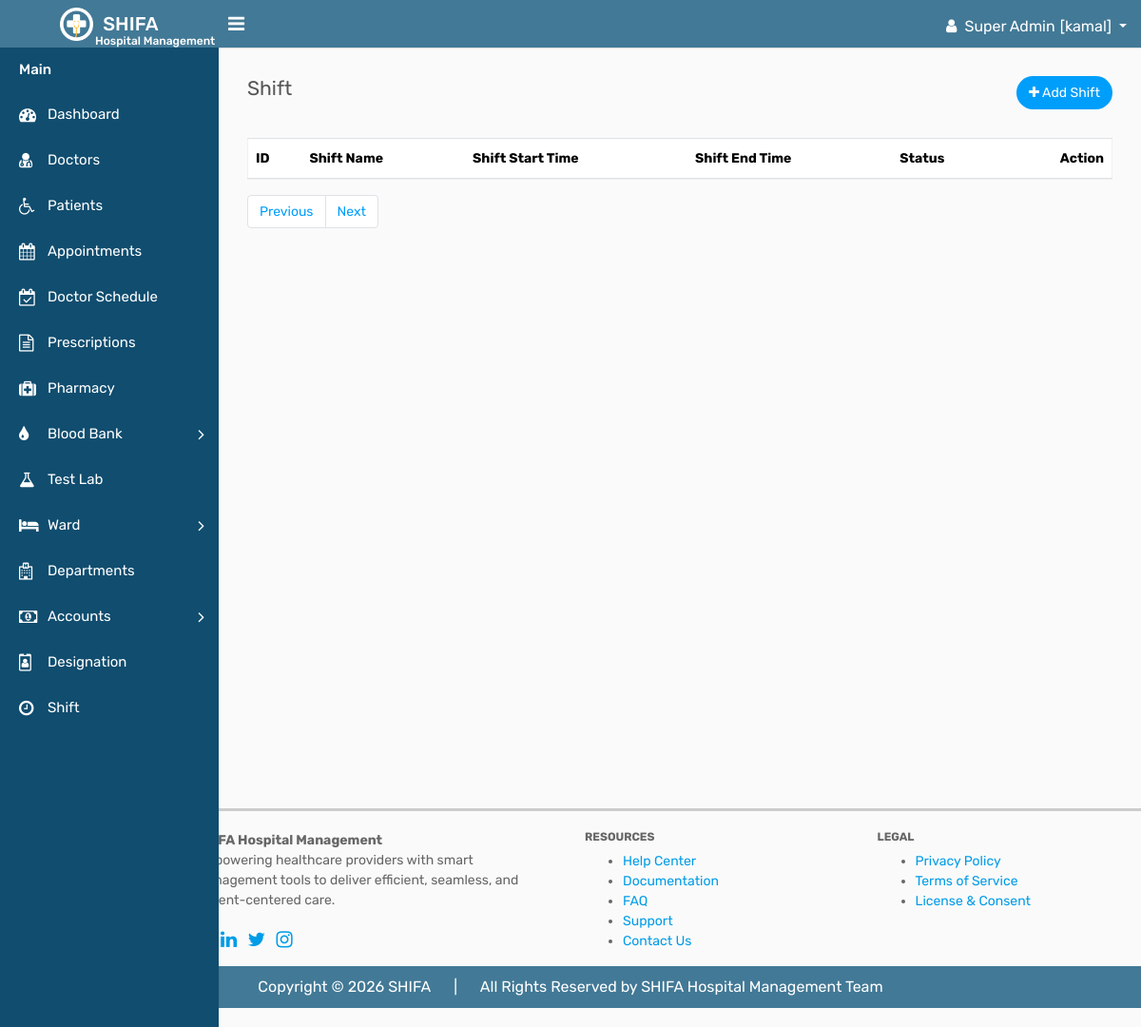
Before: /shift/shift.php (signed in) with the older database file.
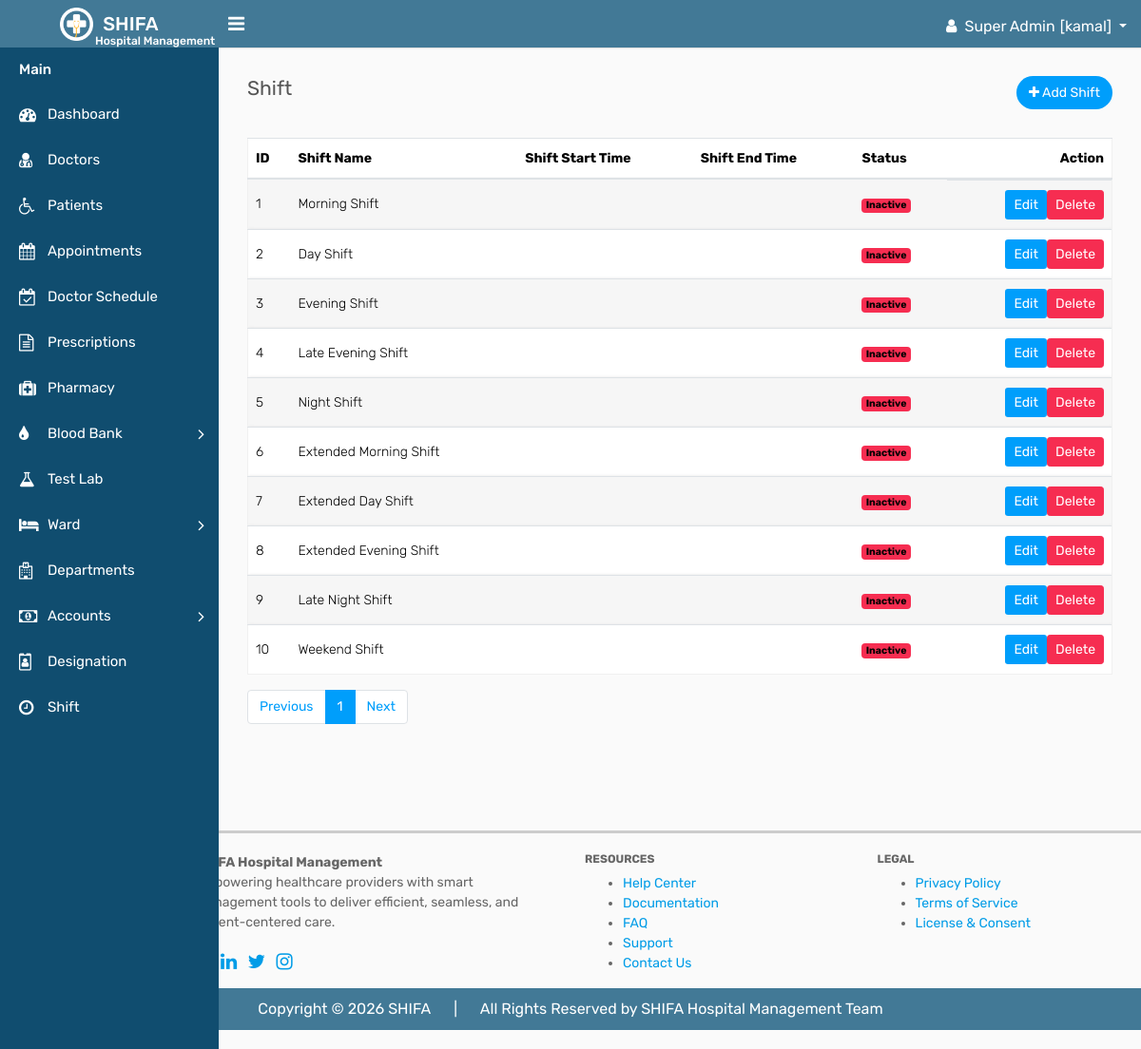
After: the same page with the newer database file.
### tables this page shows
CREATE TABLE `shift` (
  `id` int(11) NOT NULL,
  `shift_name` varchar(100) DEFAULT NULL,
  `shift_start` time DEFAULT NULL,
  `shift_end` time DEFAULT NULL,
  `status` int(2) DEFAULT NULL COMMENT '0=inactive,1=active',
  `created_at` timestamp NULL DEFAULT NULL,
  `updated_at` timestamp NULL DEFAULT NULL,
  `deleted_at` datetime DEFAULT NULL
);

### crud/crud_class.php (called while the page is built, shortened)
<?php
class crud_class{
    private $host = "localhost";
    private $username = "root";
    private $password = "";
    private $database = "shifa";
    public $conn;
    public function __construct(){
        $this->conn = new mysqli($this->host, $this->username, $this->password, $this->database);
    }
    public function common_select($table, $columns = "*", $where = [],$where_condition = "AND", $order_by = "",
        $sort_order = "ASC",$limit = "",$offset = ""){
        $result=[
            "status"=>false,
            "data"=>[],
            "message"=>""
        ];
        $sql = "SELECT $columns FROM $table";
        if(!empty($where)){
            $where_clauses = [];
            foreach($where as $column => $value){
                $where_clauses[] = "$table" . "." . "$column = '" . $this->conn->real_escape_string($value) . "'";
            }
            $sql .= " WHERE " . implode(" $where_condition ", $where_clauses);
            $sql .= " AND deleted_at IS NULL";
        }else{
            $sql .= " WHERE deleted_at IS NULL";
        }
        if(!empty($order_by)){
            $sql .= " ORDER BY $order_by $sort_order";
        }
        if(!empty($limit)){
            $sql .= " LIMIT $limit";
        }
        $rs = $this->conn->query($sql);
        if($rs->num_rows > 0){
            $result["status"] = true;
            $result["message"] = "Records found";
            while($row = $rs->fetch_object()){
                $result["data"][] = $row;
            }
            return $result;
        } else {
            $result["message"] = "No records found";
            return $result;
        }
    }
    public function number_of_records($table){
        $sql = "SELECT COUNT(*) as total FROM $table";
        $rs = $this->conn->query($sql);
        if($rs->num_rows > 0){
            $row = $rs->fetch_object();
            return $row->total;
        } else {
            return 0;
        }
    }
}

### component/connection.php (called while the page is built, shortened)
<?php
    $base_url = "http://localhost/shifa/";
    require_once  ($_SERVER['DOCUMENT_ROOT'] . "/shifa/crud/crud_class.php");
    $crud = new crud_class();
?>

### shift/shift.php (the view, shortened to what the changed rows need)
<?php require_once "../component/header.php"; ?>
<?php require_once "../component/sidebar.php"; ?>
        <div class="page-wrapper">
            <div class="content">
                <div class="row">
                    <div class="col-md-12">
                        <div class="table-responsive">
                            <table class="table table-striped custom-table mb-0 datatable">
                                <thead>
                                    <tr>
                                        <th>ID</th>
                                        <th>Shift Name</th>
                                        <th>Shift Start Time</th>
                                        <th>Shift End Time</th>
                                        <th>Status</th>
                                        <th class="text-right">Action</th>
                                    </tr>
                                </thead>
                                <tbody>
                                    <tr>
                                        <?php
                                        if(isset($_GET['page']) && is_numeric($_GET['page'])){
                                            $page = (int)$_GET['page'];
                                        } else {
                                            $page = 1;
                                        }
                                        $shift = $crud->common_select("shift",'*',[],'AND','id','ASC',10,($page-1)*10);
                                        if($shift['status']){
                                        foreach ($shift['data'] as $shift) { ?>
                                        <td><?= $shift->id ?></td>
                                        <td><?= $shift->shift_name ?></td>
                                        <td><?= $shift->shift_start_time ?></td>
                                        <td><?= $shift->shift_end_time ?></td>
                                        <td>
                                            <?php if ($shift->status == '1') { ?>
                                            <span class="badge bg-success">Active</span>
                                            <?php } else { ?>
                                            <span class="badge bg-danger">Inactive</span>
                                            <?php } ?>
                                        </td>
                                        <td class="d-flex justify-content-end">
                                            <a href="<?= $base_url ?>shift/edit_shift.php?id=<?= $shift->id ?>" class="btn btn-sm btn-primary mb-2 mb-lg-0 me-0 me-lg-2">Edit</a>
                                            <a onclick="return confirm('Are you sure you want to delete this shift?');" href="<?= $base_url ?>shift/delete_shift.php?id=<?= $shift->id ?>" class="btn btn-sm btn-danger">Delete</a>
                                        </td>
                                    </tr>
                                            <?php } } ?>
                                </tbody>
                            </table>
                        </div>
                        <div class="pb-3 ps-3 mt-3 d-flex justify-content-center justify-content-md-between justify-content-lg-between flex-wrap flex-md-nowrap">
                <nav aria-label="Page navigation" class="mb-3 mb-md-0 mb-lg-0">
                  <?php
                      $total_records = $crud->number_of_records("shift");
                      $records_per_page = 10;
                      $total_pages = ceil($total_records / $records_per_page);
                  ?>
                  <ul class="pagination">
                    <?php for ($i = 1; $i <= $total_pages; $i++) { ?>
                      <li class="page-item <?= ($i == $page) ? 'active' : '' ?>"><a class="page-link" href="<?= $base_url ?>shift/shift.php?page=<?= $i ?>"><?= $i ?></a></li>
                    <?php } ?>
                  </ul>
              </nav>
            </div>
        </div>
    </div>
</div>
        </div>
    </div>
<?php require_once "../component/footer.php"; ?>

Changed rows visible on the page:
added shift: id "1", shift_name "Morning Shift", status "Inactive"
added shift: id "2", shift_name "Day Shift", status "Inactive"
added shift: id "3", shift_name "Evening Shift", status "Inactive"
added shift: id "4", shift_name "Late Evening Shift", status "Inactive"
added shift: id "5", shift_name "Night Shift", status "Inactive"
added shift: id "6", shift_name "Extended Morning Shift", status "Inactive"
added shift: id "7", shift_name "Extended Day Shift", status "Inactive"
added shift: id "8", shift_name "Extended Evening Shift", status "Inactive"
added shift: id "9", shift_name "Late Night Shift", status "Inactive"
added shift: id "10", shift_name "Weekend Shift", status "Inactive"
Other visible differences:
new list line: "1"
